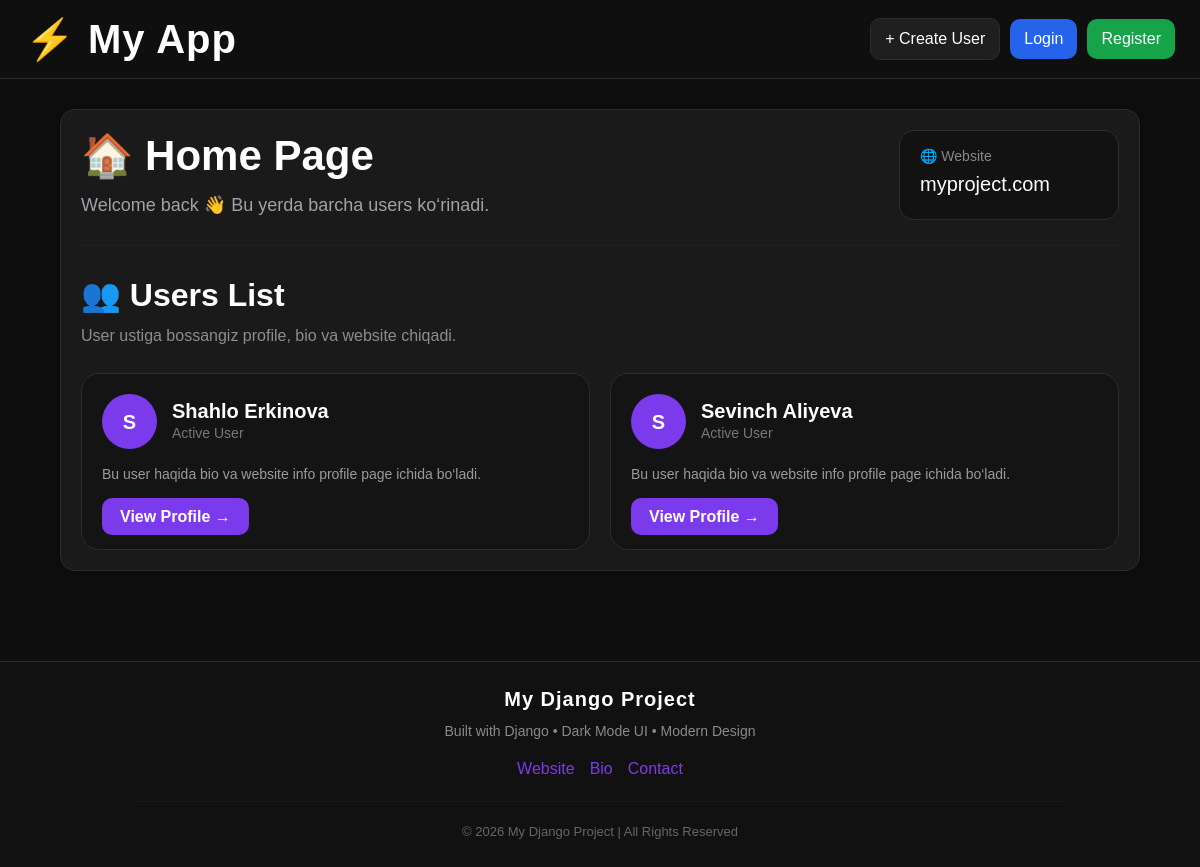
Before: / with the older database file.
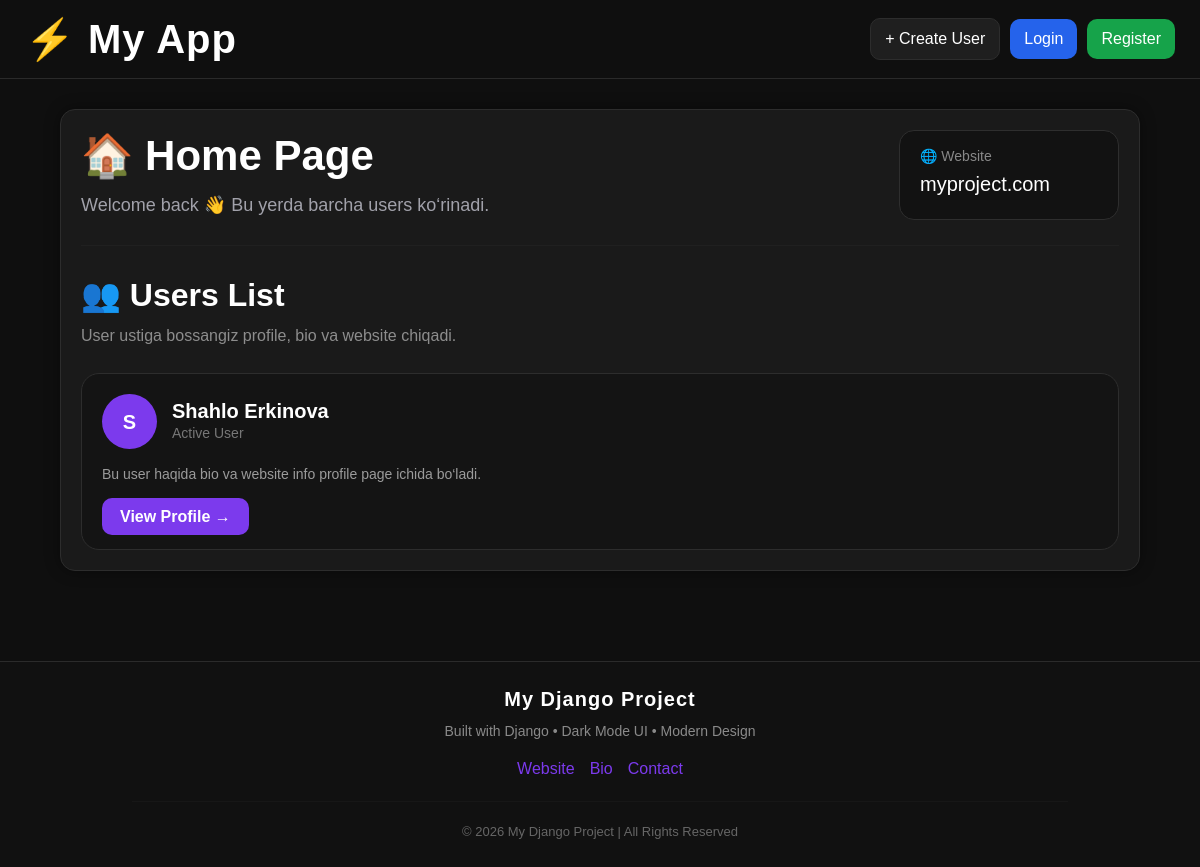
After: the same page with the newer database file.
### user/models.py (models this page shows, shortened)
class CustomUser(AbstractUser):
    username = None
    email = models.EmailField(unique=True)
    USERNAME_FIELD = 'email'
    REQUIRED_FIELDS = ['first_name','last_name']
    phone_number=models.CharField(max_length=30,blank=False,null=False)
    avatar=models.ImageField(upload_to='images/',default='images/default.jpg',blank=True,null=False)
    slug=models.SlugField(blank=True, null=False,unique=True)
    created_at=models.DateTimeField(auto_now_add=True,blank=True,null=False)
    objects = CustomUserManager() #     `manager ulash

### user/views.py (the view)
# urls.py: path('', views.home_view,name='home_view'),
def home_view(request):
    users = User.objects.all()
    return render(request, 'home_view.html',{'users': users})

### templates/home_view.html (shortened to what the changed rows need)
{% extends 'base.html' %}
{% block content %}
<div class="dark-card">
    <div style="
        display:flex;
        justify-content:space-between;
        align-items:center;
        flex-wrap:wrap;
        gap:15px;
        margin-bottom:25px;
    ">
        <div>
            <h1 style="
                font-size:42px;
                font-weight:bold;
                margin-bottom:10px;
            ">
                🏠 Home Page
            </h1>
        </div>
    </div>
    <div style="
        margin-top:30px;
        margin-bottom:25px;
    ">
        <h2 style="
            font-weight:bold;
            margin-bottom:10px;
        ">
            👥 Users List
        </h2>
    </div>
    {% if users %}
        <div style="
            display:grid;
            grid-template-columns:repeat(auto-fit, minmax(260px, 1fr));
            gap:20px;
        ">
            {% for user in users %}
                <div style="
                    background:#141414;
                    border:1px solid #2d2d2d;
                    border-radius:18px;
                    padding:20px;
                    transition:0.3s;
                ">
                    <div style="
                        display:flex;
                        align-items:center;
                        gap:15px;
                        margin-bottom:15px;
                    ">
                        <div style="
                            width:55px;
                            height:55px;
                            border-radius:50%;
                            background:#7c3aed;
                            display:flex;
                            align-items:center;
                            justify-content:center;
                            font-size:20px;
                            font-weight:bold;
                        ">
                            {{ user.first_name|slice:":1" }}
                        </div>
                        <div>
                            <h5 style="
                                margin:0;
                                color:white;
                                font-weight:bold;
                            ">
                                {{ user.first_name }} {{ user.last_name }}
                            </h5>
                            <p style="
                                margin:0;
                                color:#777;
                                font-size:14px;
                            ">
                                Active User
                            </p>
                        </div>
                    </div>
                    <p style="
                        color:#9b9b9b;
                        font-size:14px;
                        margin-bottom:20px;
                    ">
                        Bu user haqida bio va website info profile page ichida bo‘ladi.
                    </p>
                    {% if user.slug %}
                        <a href="{% url 'user_view' user.slug %}"
                           class="btn-dark-custom">
                            View Profile →
                        </a>
                    {% else %}
                        <span style="
                            color:#777;
                        ">
                            Slug topilmadi
                        </span>
                    {% endif %}
                </div>
            {% endfor %}
        </div>
    {% endif %}
</div>
{% endblock %}

Changed rows visible on the page:
removed CustomUser: first_name "S", first_name "Sevinch", last_name "Aliyeva", shows "View Profile →"
